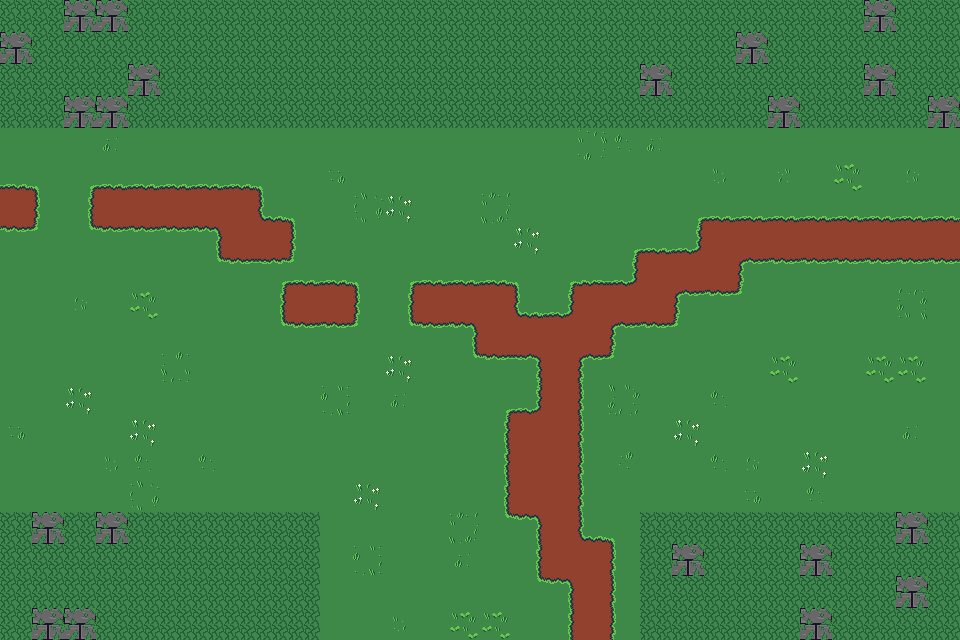

This game map was drawn from its Tiled (.tmx) file and the tilesets committed beside it. A one-line description and the full map source follow:
An orthogonal 30x20 tile map with 32x32 px tiles, 3 tile layers (Calque de Tuiles 1, Calque de Tuiles 2, Calque de Tuiles 3) and 9 objects (3x collision, 3x portal, 3x portal_exit).

<map version="1.10" tiledversion="1.10.2" orientation="orthogonal" renderorder="right-down" width="30" height="20" tilewidth="32" tileheight="32" infinite="0" nextlayerid="5" nextobjectid="11">
 <tileset firstgid="1" source="tilemap.tsx" />
 <layer id="1" name="Calque de Tuiles 1" width="30" height="20">
  <data encoding="csv">
26,26,5,5,26,26,26,26,26,26,26,26,26,26,26,26,26,26,26,26,26,26,26,26,26,26,26,5,26,26,
5,26,26,26,26,26,26,26,26,26,26,26,26,26,26,26,26,26,26,26,26,26,26,5,26,26,26,26,26,26,
26,26,26,26,5,26,26,26,26,26,26,26,26,26,26,26,26,26,26,26,5,26,26,26,26,26,26,5,26,26,
26,26,5,5,26,26,26,26,26,26,26,26,26,26,26,26,26,26,26,26,26,26,26,26,5,26,26,26,26,5,
1,1,1,1,1,1,1,1,1,1,1,1,1,1,1,1,1,1,1,1,1,1,1,1,1,1,1,1,1,1,
1,1,1,1,1,1,1,1,1,1,1,1,1,1,1,1,1,1,1,1,1,1,1,1,1,1,1,1,1,1,
2,1,1,2,2,2,2,2,1,1,1,1,1,1,1,1,1,1,1,1,1,1,1,1,1,1,1,1,1,1,
1,1,1,1,1,1,1,2,2,1,1,1,1,1,1,1,1,1,1,1,1,1,2,2,2,2,2,2,2,2,
1,1,1,1,1,1,1,1,1,1,1,1,1,1,1,1,1,1,1,1,2,2,2,1,1,1,1,1,1,1,
1,1,1,1,1,1,1,1,1,2,2,1,1,2,2,2,1,1,2,2,2,1,1,1,1,1,1,1,1,1,
1,1,1,1,1,1,1,1,1,1,1,1,1,1,1,2,2,2,2,1,1,1,1,1,1,1,1,1,1,1,
1,1,1,1,1,1,1,1,1,1,1,1,1,1,1,1,1,2,1,1,1,1,1,1,1,1,1,1,1,1,
1,1,1,1,1,1,1,1,1,1,1,1,1,1,1,1,1,2,1,1,1,1,1,1,1,1,1,1,1,1,
1,1,1,1,1,1,1,1,1,1,1,1,1,1,1,1,2,2,1,1,1,1,1,1,1,1,1,1,1,1,
1,1,1,1,1,1,1,1,1,1,1,1,1,1,1,1,2,2,1,1,1,1,1,1,1,1,1,1,1,1,
1,1,1,1,1,1,1,1,1,1,1,1,1,1,1,1,2,2,1,1,1,1,1,1,1,1,1,1,1,1,
26,5,26,5,26,26,26,26,26,26,1,1,1,1,1,1,1,2,1,1,26,26,26,26,26,26,26,26,5,26,
26,26,26,26,26,26,26,26,26,26,1,1,1,1,1,1,1,2,2,1,26,5,26,26,26,5,26,26,26,26,
26,26,26,26,26,26,26,26,26,26,1,1,1,1,1,1,1,1,2,1,26,26,26,26,26,26,26,26,5,26,
26,5,5,26,26,26,26,26,26,26,1,1,1,1,1,1,1,1,2,1,26,26,26,26,26,5,26,26,26,26
</data>
 </layer>
 <layer id="2" name="Calque de Tuiles 2" width="30" height="20">
  <data encoding="csv">
0,0,0,0,0,0,0,0,0,0,0,0,0,0,0,0,0,0,0,0,0,0,0,0,0,0,0,0,0,0,
0,0,0,0,0,0,0,0,0,0,0,0,0,0,0,0,0,0,0,0,0,0,0,0,0,0,0,0,0,0,
0,0,0,0,0,0,0,0,0,0,0,0,0,0,0,0,0,0,0,0,0,0,0,0,0,0,0,0,0,0,
0,0,0,0,0,0,0,0,0,0,0,0,0,0,0,0,0,0,0,0,0,0,0,0,0,0,0,0,0,0,
0,0,0,0,0,0,0,0,0,0,0,0,0,0,0,0,0,0,0,0,0,0,0,0,0,0,0,0,0,0,
2684354674,2684354673,113,2684354674,2684354674,2684354674,2684354674,2684354674,2684354673,0,0,0,0,0,0,0,0,0,0,0,0,0,0,0,0,0,0,0,0,0,
0,3221225586,114,0,0,0,0,0,2684354675,2684354673,0,0,0,0,0,0,0,0,0,0,0,113,2684354674,2684354674,2684354674,2684354674,2684354674,2684354674,2684354674,2684354674,
1610612850,3221225585,1610612849,1610612850,1610612850,1610612850,1610612851,0,0,3221225586,0,0,0,0,0,0,0,0,0,113,2684354674,115,0,0,0,0,0,0,0,0,
0,0,0,0,0,0,1610612849,1610612850,113,2684354674,2684354674,2684354673,113,2684354674,2684354674,2684354674,2684354673,113,536871026,115,0,0,0,3221225587,1610612850,1610612850,1610612850,1610612850,1610612850,1610612850,
0,0,0,0,0,0,0,0,114,0,0,3221225586,114,0,0,0,2684354675,115,0,0,0,3221225587,1610612850,3221225585,0,0,0,0,0,0,
0,0,0,0,0,0,0,0,1610612849,1610612850,1610612850,3221225585,1610612849,1610612850,1610612851,0,0,0,0,3221225587,1610612850,3221225585,0,0,0,0,0,0,0,0,
0,0,0,0,0,0,0,0,0,0,0,0,0,0,1610612849,1610612850,1073741939,0,3221225587,3221225585,0,0,0,0,0,0,0,0,0,0,
0,0,0,0,0,0,0,0,0,0,0,0,0,0,0,113,115,0,3221225586,0,0,0,0,0,0,0,0,0,0,0,
0,0,0,0,0,0,0,0,0,0,0,0,0,0,0,114,0,0,3221225586,0,0,0,0,0,0,0,0,0,0,0,
0,0,0,0,0,0,0,0,0,0,0,0,0,0,0,114,0,0,3221225586,0,0,0,0,0,0,0,0,0,0,0,
0,0,0,0,0,0,0,0,0,0,0,0,0,0,0,114,0,0,3221225586,0,0,0,0,0,0,0,0,0,0,0,
0,0,0,0,0,0,0,0,0,0,0,0,0,0,0,1610612849,1610612851,0,2684354675,2684354673,0,0,0,0,0,0,0,0,0,0,
0,0,0,0,0,0,0,0,0,0,0,0,0,0,0,0,114,0,0,3221225586,0,0,0,0,0,0,0,0,0,0,
0,0,0,0,0,0,0,0,0,0,0,0,0,0,0,0,1610612849,1610612851,0,3221225586,0,0,0,0,0,0,0,0,0,0,
0,0,0,0,0,0,0,0,0,0,0,0,0,0,0,0,0,114,0,3221225586,0,0,0,0,0,0,0,0,0,0
</data>
 </layer>
 <layer id="3" name="Calque de Tuiles 3" width="30" height="20">
  <data encoding="csv">
0,0,0,0,0,0,0,0,0,0,0,0,0,0,0,0,0,0,0,0,0,0,0,0,0,0,0,0,0,0,
0,0,0,0,0,0,0,0,0,0,0,0,0,0,0,0,0,0,0,0,0,0,0,0,0,0,0,0,0,0,
0,0,0,0,0,0,0,0,0,0,0,0,0,0,0,0,0,0,0,0,0,0,0,0,0,0,0,0,0,0,
0,0,0,0,0,0,0,0,0,0,0,0,0,0,0,0,0,0,0,0,0,0,0,0,0,0,0,0,0,0,
0,0,0,39,0,0,0,0,0,0,0,0,0,0,0,0,0,0,34,40,39,0,0,0,0,0,0,0,0,0,
0,0,0,0,0,0,0,0,0,0,38,0,0,0,0,0,0,0,0,0,0,0,23,0,24,0,81,0,21,0,
0,0,0,0,0,0,0,0,0,0,0,33,49,0,0,20,0,0,0,0,0,0,0,0,0,0,0,0,0,0,
0,0,0,0,0,0,0,0,0,0,0,0,0,0,0,0,49,0,0,0,0,0,0,0,0,0,0,0,0,0,
0,0,0,0,0,0,0,0,3758096498,3221225585,0,0,0,0,0,0,0,0,0,0,0,0,0,0,0,0,0,0,0,0,
0,0,21,0,81,0,0,0,0,0,0,0,0,0,0,0,0,0,0,0,0,0,0,0,0,0,0,0,19,0,
0,0,0,0,0,0,0,0,0,0,0,0,0,0,0,0,0,0,0,0,0,0,0,0,0,0,0,0,0,0,
0,0,0,0,0,36,0,0,0,0,0,0,49,0,0,0,0,0,0,0,0,0,0,0,81,0,0,81,81,0,
0,0,49,0,0,0,0,0,0,0,35,0,39,0,0,0,0,0,0,17,0,0,40,0,0,0,0,0,0,0,
38,0,0,0,49,0,0,0,0,0,0,0,0,0,0,0,0,0,0,0,0,49,0,0,0,0,0,0,39,0,
0,0,0,23,40,0,40,0,0,0,0,0,0,0,0,0,0,0,0,37,0,0,40,21,0,49,0,0,0,0,
0,0,0,0,33,0,0,0,0,0,0,49,0,0,0,0,0,0,0,0,0,0,0,38,0,40,0,0,0,0,
0,0,0,0,0,0,0,0,0,0,0,0,0,0,20,0,0,0,0,0,0,0,0,0,0,0,0,0,0,0,
0,0,0,0,0,0,0,0,0,0,0,35,0,0,39,0,0,0,0,0,0,0,0,0,0,0,0,0,0,0,
0,0,0,0,0,0,0,0,0,0,0,0,0,0,0,0,0,0,0,0,0,0,0,0,0,0,0,0,0,0,
0,0,0,0,0,0,0,0,0,0,0,0,23,0,81,81,0,0,0,0,0,0,0,0,0,0,0,0,0,0
</data>
 </layer>
 <objectgroup id="4" name="objects">
  <properties>
   <property name="zoom" type="float" value="3" />
  </properties>
  <object id="1" type="collision" x="0" y="0" width="960" height="128">
   <properties>
    <property name="collision_type" value="solid" />
   </properties>
  </object>
  <object id="2" type="collision" x="-10" y="512" width="330" height="132">
   <properties>
    <property name="collision_type" value="solid" />
   </properties>
  </object>
  <object id="3" type="collision" x="640" y="512" width="320" height="128">
   <properties>
    <property name="collision_type" value="solid" />
   </properties>
  </object>
  <object id="4" name="forest_p" type="portal" x="320" y="640" width="320">
   <properties>
    <property name="targeted_exit_name" value="forest_p" />
    <property name="targeted_map_name" value="map8" />
    <property name="targeted_scene_name" value="scene1" />
   </properties>
  </object>
  <object id="5" name="forest_o" type="portal_exit" x="573.333" y="589.333">
   <point />
  </object>
  <object id="6" name="forest_q" type="portal" x="-6" y="128" width="6" height="372">
   <properties>
    <property name="targeted_exit_name" value="forest_q" />
    <property name="targeted_map_name" value="map10" />
    <property name="targeted_scene_name" value="scene1" />
   </properties>
  </object>
  <object id="7" name="forest_r" type="portal_exit" x="50" y="234">
   <point />
  </object>
  <object id="8" name="forest_s" type="portal" x="960" y="128" height="370.667">
   <properties>
    <property name="targeted_exit_name" value="forest_s" />
    <property name="targeted_map_name" value="map11" />
    <property name="targeted_scene_name" value="scene1" />
   </properties>
  </object>
  <object id="10" name="forest_t" type="portal_exit" x="926.667" y="261.333">
   <point />
  </object>
 </objectgroup>
</map>
